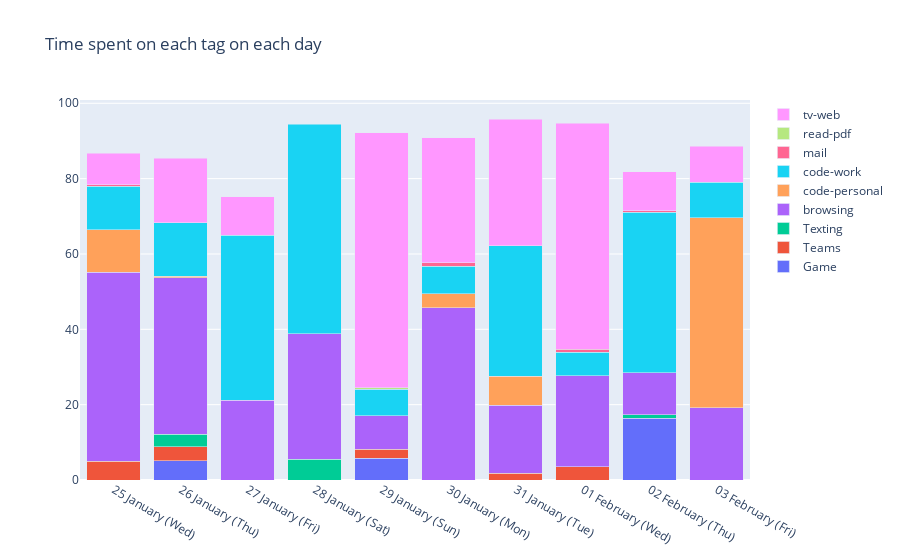

Notebook code for this chart:
### Code cell
# bar chart of all records days shoing stacked Tag percentages
# group by Day
df_ = df.groupby(['Day','Tag']).sum().reset_index()
# pivot the table
df_ = df_.pivot(index='Day', columns='Tag', values='Percentage')
# plot the bar chart
fig = go.Figure(data=[go.Bar(name=col, x=df_.index, y=df_[col]) for col in df_.columns])

# stacked bats
fig.update_layout(barmode='stack')
#add x as day
fig.update_layout(xaxis_tickformat = '%d %B (%a)')
# show all x ticks
fig.update_xaxes(nticks=15)
#add title
fig.update_layout(title_text='Time spent on each tag on each day')
# plot
fig.show()

### Figure 1 — Plotly figure (JSON) as saved in the notebook; plotly's stock layout.template omitted (floating-point values rounded to 4 significant figures)
{"data": [{"name": "Game", "type": "bar", "x": ["2023-01-25T00:00:00", "2023-01-26T00:00:00", "2023-01-27T00:00:00", "2023-01-28T00:00:00", "2023-01-29T00:00:00", "2023-01-30T00:00:00", "2023-01-31T00:00:00", "2023-02-01T00:00:00", "2023-02-02T00:00:00", "2023-02-03T00:00:00"], "y": [null, 5.12, null, null, 5.84, null, null, null, 16.36, null]}, {"name": "Teams", "type": "bar", "x": ["2023-01-25T00:00:00", "2023-01-26T00:00:00", "2023-01-27T00:00:00", "2023-01-28T00:00:00", "2023-01-29T00:00:00", "2023-01-30T00:00:00", "2023-01-31T00:00:00", "2023-02-01T00:00:00", "2023-02-02T00:00:00", "2023-02-03T00:00:00"], "y": [4.98, 3.66, null, null, 2.33, null, 1.82, 3.49, null, null]}, {"name": "Texting", "type": "bar", "x": ["2023-01-25T00:00:00", "2023-01-26T00:00:00", "2023-01-27T00:00:00", "2023-01-28T00:00:00", "2023-01-29T00:00:00", "2023-01-30T00:00:00", "2023-01-31T00:00:00", "2023-02-01T00:00:00", "2023-02-02T00:00:00", "2023-02-03T00:00:00"], "y": [null, 3.41, null, 5.56, null, null, null, null, 0.93, null]}, {"name": "browsing", "type": "bar", "x": ["2023-01-25T00:00:00", "2023-01-26T00:00:00", "2023-01-27T00:00:00", "2023-01-28T00:00:00", "2023-01-29T00:00:00", "2023-01-30T00:00:00", "2023-01-31T00:00:00", "2023-02-01T00:00:00", "2023-02-02T00:00:00", "2023-02-03T00:00:00"], "y": [50.21, 41.46, 21.13, 33.33, 8.95, 45.72, 17.97, 24.19, 11.21, 19.22]}, {"name": "code-personal", "type": "bar", "x": ["2023-01-25T00:00:00", "2023-01-26T00:00:00", "2023-01-27T00:00:00", "2023-01-28T00:00:00", "2023-01-29T00:00:00", "2023-01-30T00:00:00", "2023-01-31T00:00:00", "2023-02-01T00:00:00", "2023-02-02T00:00:00", "2023-02-03T00:00:00"], "y": [11.2, 0.49, null, null, null, 3.76, 7.81, null, null, 50.45]}, {"name": "code-work", "type": "bar", "x": ["2023-01-25T00:00:00", "2023-01-26T00:00:00", "2023-01-27T00:00:00", "2023-01-28T00:00:00", "2023-01-29T00:00:00", "2023-01-30T00:00:00", "2023-01-31T00:00:00", "2023-02-01T00:00:00", "2023-02-02T00:00:00", "2023-02-03T00:00:00"], "y": [11.62, 14.15, 43.81, 55.56, 7, 7.31, 34.64, 6.23, 42.52, 9.31]}, {"name": "mail", "type": "bar", "x": ["2023-01-25T00:00:00", "2023-01-26T00:00:00", "2023-01-27T00:00:00", "2023-01-28T00:00:00", "2023-01-29T00:00:00", "2023-01-30T00:00:00", "2023-01-31T00:00:00", "2023-02-01T00:00:00", "2023-02-02T00:00:00", "2023-02-03T00:00:00"], "y": [0.41, null, null, null, null, 0.84, null, 0.75, 0.47, null]}, {"name": "read-pdf", "type": "bar", "x": ["2023-01-25T00:00:00", "2023-01-26T00:00:00", "2023-01-27T00:00:00", "2023-01-28T00:00:00", "2023-01-29T00:00:00", "2023-01-30T00:00:00", "2023-01-31T00:00:00", "2023-02-01T00:00:00", "2023-02-02T00:00:00", "2023-02-03T00:00:00"], "y": [null, null, null, null, 0.39, null, null, null, null, null]}, {"name": "tv-web", "type": "bar", "x": ["2023-01-25T00:00:00", "2023-01-26T00:00:00", "2023-01-27T00:00:00", "2023-01-28T00:00:00", "2023-01-29T00:00:00", "2023-01-30T00:00:00", "2023-01-31T00:00:00", "2023-02-01T00:00:00", "2023-02-02T00:00:00", "2023-02-03T00:00:00"], "y": [8.3, 17.07, 10.31, null, 67.7, 33.19, 33.59, 60.1, 10.28, 9.61]}], "layout": {"barmode": "stack", "title": {"text": "Time spent on each tag on each day"}, "xaxis": {"nticks": 15, "tickformat": "%d %B (%a)"}}}
